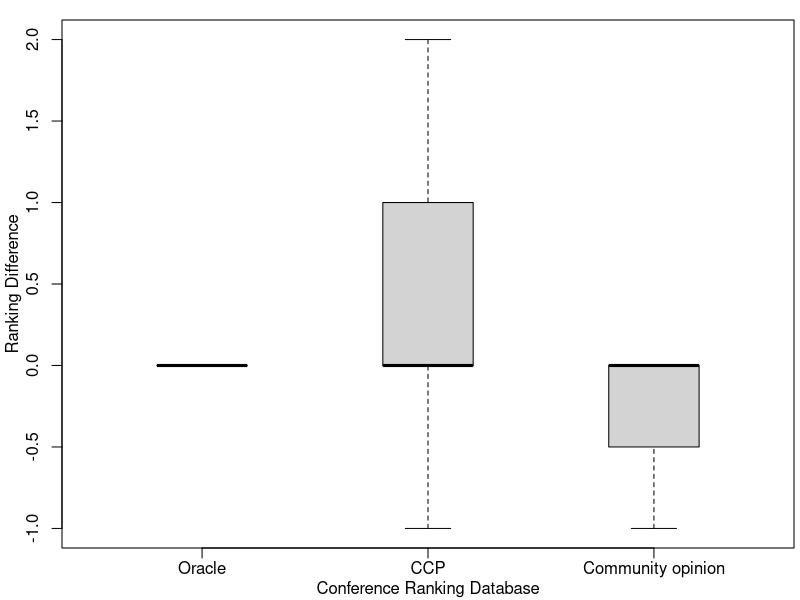

Write R code to recreate this figure.
final_rank<-c(1.0,1.0,1.0,1.0,1.0,1.0,1.0,1.0,1.0,1.0,1.0,1.0,1.0,1.0,1.0,1.0,1.0,2.0,2.0,2.0,2.0,2.0,2.0,2.0,2.0,2.0,2.0,3.0,3.0,3.0,3.0,3.0,3.0,3.0,3.0)

core<-c(1.0,1.0,1.0,1.0,1.0,1.0,1.0,1.0,1.0,1.0,1.0,1.0,2.0,1.0,1.0,2.0,1.0,3.0,2.0,1.0,1.0,2.0,1.0,1.0,1.0,2.0,2.0,1.0,2.0,2.0,2.0,2.0,2.0,3.0,2.0)

survey<-c(1.0,1.0,1.0,1.0,1.0,1.0,3.0,1.0,1.0,2.0,1.0,1.0,1.0,2.0,1.0,1.0,1.0,3.0,2.0,3.0,3.0,2.0,3.0,2.0,3.0,3.0,2.0,3.0,3.0,2.0,3.0,3.0,3.0,3.0,3.0)

par(mar=c(2.6, 3.1, 1, 0.3))
boxplot(final_rank - final_rank, final_rank - core, final_rank - survey, at=c(1, 2, 3), outline=FALSE, xaxt='n', boxwex=0.4)
axis(side=1, at=c(1, 2, 3), labels=c("Oracle", "CCP", "Community opinion"), mgp = c(3, 0.5, 0))
mtext(side = 1, text = "Conference Ranking Database", line = 1.5)
mtext(side = 2, text = "Ranking Difference", line = 2)